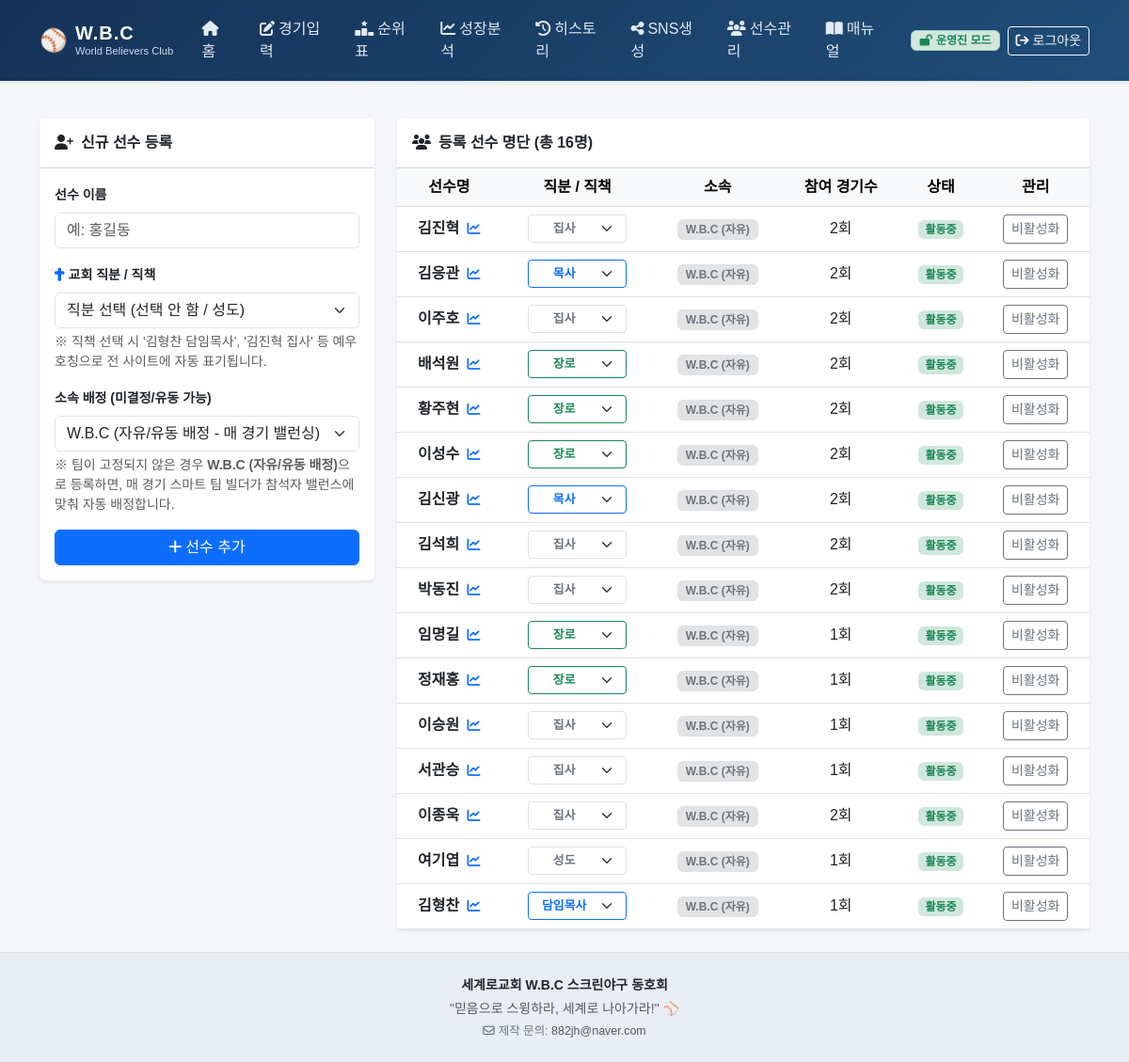
/players (signed in), run on the app's committed database.
### tables this page shows
CREATE TABLE players (
            id        INTEGER PRIMARY KEY AUTOINCREMENT,
            name      TEXT NOT NULL,
            team      TEXT NOT NULL,
            is_active INTEGER DEFAULT 1,
            created_at TEXT DEFAULT (datetime('now','localtime'))
        , title TEXT DEFAULT '');

### app.py (the view)
@app.route('/players')
@admin_required
def players_page():
    conn = get_db()
    pl = conn.execute('''
        SELECT p.*,COUNT(DISTINCT br.game_id) gc
        FROM players p LEFT JOIN batting_records br ON br.player_id=p.id
        GROUP BY p.id ORDER BY p.team,p.id
    ''').fetchall()
    conn.close()
    return render_template('players.html', players=pl)

### app.py (called while the page is built)
def admin_required(f):
    @wraps(f)
    def decorated_function(*args, **kwargs):
        if not session.get('is_admin'):
            if request.is_json or request.path.startswith('/api/'):
                return jsonify({'ok': False, 'err': '운영진 권한이 필요합니다. 먼저 로그인해주세요.'}), 401
            flash('🔒 운영진 권한이 필요한 기능입니다. 비밀번호를 입력해주세요.', 'warning')
            return redirect(url_for('login_page', next=request.url))
        return f(*args, **kwargs)
    return decorated_function

@app.context_processor
def inject_auth():
    return {
        'is_admin': session.get('is_admin', False),
        'fmt_rate': fmt_rate,
        'fmt_title': format_player_display,
        'fmt_honor': format_player_honorific
    }

def get_db():
    conn = sqlite3.connect(DB_PATH, timeout=10.0)
    conn.row_factory = sqlite3.Row
    conn.execute('PRAGMA foreign_keys = ON')
    conn.execute('PRAGMA journal_mode = WAL')
    conn.execute('PRAGMA busy_timeout = 5000')
    return conn

### templates/players.html (shortened to what this page needs)
{% extends 'base.html' %}
{% block content %}
<div class="row g-4">
    <div class="col-lg-4">
        <div class="card shadow-sm border-0">
            <div class="card-header bg-white py-3">
                <h6 class="fw-bold mb-0"><i class="fa-solid fa-user-plus me-2"></i>신규 선수 등록</h6>
            </div>
            <div class="card-body">
                <form method="POST" action="{{ url_for('player_add') }}">
                    <div class="mb-3">
                        <label class="form-label small fw-bold">선수 이름</label>
                        <input type="text" name="name" class="form-control" placeholder="예: 홍길동" required>
                    </div>
                    <div class="mb-3">
                        <label class="form-label small fw-bold"><i class="fa-solid fa-cross me-1 text-primary"></i>교회 직분 / 직책</label>
                        <select name="title" class="form-select">
                            <option value="" selected>직분 선택 (선택 안 함 / 성도)</option>
                        </select>
                        <small class="text-muted d-block mt-1">※ 직책 선택 시 '김형찬 담임목사', '김진혁 집사' 등 예우 호칭으로 전 사이트에 자동 표기됩니다.</small>
                    </div>
                    <div class="mb-3">
                        <label class="form-label small fw-bold">소속 배정 (미결정/유동 가능)</label>
                        <select name="team" class="form-select">
                            <option value="W.B.C" selected>W.B.C (자유/유동 배정 - 매 경기 밸런싱)</option>
                        </select>
                        <small class="text-muted d-block mt-1">※ 팀이 고정되지 않은 경우 <strong>W.B.C (자유/유동 배정)</strong>으로 등록하면, 매 경기 스마트 팀 빌더가 참석자 밸런스에 맞춰 자동 배정합니다.</small>
                    </div>
                    <button type="submit" class="btn btn-primary w-100">
                        <i class="fa-solid fa-plus me-1"></i>선수 추가
                    </button>
                </form>
            </div>
        </div>
    </div>
    <div class="col-lg-8">
        <div class="card shadow-sm border-0">
            <div class="card-header bg-white py-3">
                <h6 class="fw-bold mb-0"><i class="fa-solid fa-users me-2"></i>등록 선수 명단 (총 {{ players|length }}명)</h6>
            </div>
            <div class="table-responsive">
                <table class="table table-hover align-middle mb-0 text-center">
                    <thead class="table-light">
                        <tr>
                            <th>선수명</th>
                            <th>직분 / 직책</th>
                            <th>소속</th>
                            <th>참여 경기수</th>
                            <th>상태</th>
                            <th>관리</th>
                        </tr>
                    </thead>
                    <tbody>
                        {% for p in players %}
                        <tr>
                            <td class="fw-bold text-nowrap">
                                <a href="{{ url_for('analytics_page', player_id=p.id) }}" class="text-decoration-none text-dark hover-primary" title="성장 분석 차트 보기">
                                    {{ p.name }} <i class="fa-solid fa-chart-line text-primary small ms-1"></i>
                                </a>
                            </td>
                            <td>
                                <form method="POST" action="{{ url_for('player_update_title', pid=p.id) }}" class="d-inline">
                                    <select name="title" class="form-select form-select-sm text-center fw-bold {% if p.title in ['담임목사', '목사'] %}border-primary text-primary{% elif p.title == '장로' %}border-success text-success{% else %}text-secondary{% endif %}" style="width: 105px; font-size: 0.8rem; margin: 0 auto;" onchange="this.form.submit()" title="직분 변경 시 즉시 저장됩니다">
                                        <option value="담임목사" {% if p.title == '담임목사' %}selected{% endif %}>담임목사</option>
                                        <option value="목사" {% if p.title == '목사' %}selected{% endif %}>목사</option>
                                        <option value="장로" {% if p.title == '장로' %}selected{% endif %}>장로</option>
                                        <option value="집사" {% if p.title == '집사' %}selected{% endif %}>집사</option>
                                        <option value="성도" {% if p.title == '성도' %}selected{% endif %}>성도</option>
                                    </select>
                                </form>
                            </td>
                            <td>
                                {% if p.team == 'World' %}
                                <span class="badge badge-world">World</span>
                                {% elif p.team == 'Believers' %}
                                <span class="badge badge-believers">Believers</span>
                                {% elif p.team == 'Faith' %}
                                <span class="badge badge-faith">Faith</span>
                                {% elif p.team == 'Grace' %}
                                <span class="badge badge-grace">Grace</span>
                                {% else %}
                                <span class="badge bg-secondary-subtle text-secondary border">W.B.C (자유)</span>
                                {% endif %}
                            </td>
                            <td>{{ p.gc }}회</td>
                            <td>
                                {% if p.is_active %}
                                <span class="badge bg-success-subtle text-success">활동중</span>
                                {% else %}
                                <span class="badge bg-secondary-subtle text-secondary">비활성</span>
                                {% endif %}
                            </td>
                            <td>
                                <form method="POST" action="{{ url_for('player_toggle', pid=p.id) }}" class="d-inline">
                                    <button type="submit" class="btn btn-sm {{ 'btn-outline-secondary' if p.is_active else 'btn-outline-success' }}">
                                        {{ '비활성화' if p.is_active else '활성화' }}
                                    </button>
                                </form>
                            </td>
                        </tr>
                        {% endfor %}
                    </tbody>
                </table>
            </div>
        </div>
    </div>
</div>
{% endblock %}

### static/css/style.css (style rules this page uses)
body { font-family: 'Noto Sans KR', sans-serif; background-color: #f4f6f9; color: #333; min-height: 100vh; display: flex; flex-direction: column; }

### data on the page
players: name "김진혁", title "집사", team "W.B.C (자유)", gc "2", shows "활동중", is_active "비활성화"
players: name "김응관", title "목사", team "W.B.C (자유)", gc "2", shows "활동중", is_active "비활성화"
players: name "이주호", title "집사", team "W.B.C (자유)", gc "2", shows "활동중", is_active "비활성화"
players: name "배석원", title "장로", team "W.B.C (자유)", gc "2", shows "활동중", is_active "비활성화"
players: name "황주현", title "장로", team "W.B.C (자유)", gc "2", shows "활동중", is_active "비활성화"
players: name "이성수", title "장로", team "W.B.C (자유)", gc "2", shows "활동중", is_active "비활성화"
players: name "김신광", title "목사", team "W.B.C (자유)", gc "2", shows "활동중", is_active "비활성화"
players: name "김석희", title "집사", team "W.B.C (자유)", gc "2", shows "활동중", is_active "비활성화"
players: name "박동진", title "집사", team "W.B.C (자유)", gc "2", shows "활동중", is_active "비활성화"
players: name "임명길", title "장로", team "W.B.C (자유)", gc "1", shows "활동중", is_active "비활성화"
players: name "정재홍", title "장로", team "W.B.C (자유)", gc "1", shows "활동중", is_active "비활성화"
players: name "이승원", title "집사", team "W.B.C (자유)", gc "1", shows "활동중", is_active "비활성화"
players: name "서관승", title "집사", team "W.B.C (자유)", gc "1", shows "활동중", is_active "비활성화"
players: name "이종욱", title "집사", team "W.B.C (자유)", gc "2", shows "활동중", is_active "비활성화"
players: name "여기엽", title "성도", team "W.B.C (자유)", gc "1", shows "활동중", is_active "비활성화"
players: name "김형찬", title "담임목사", team "W.B.C (자유)", gc "1", shows "활동중", is_active "비활성화"

### other printed values
{{ players|length }} "16"
